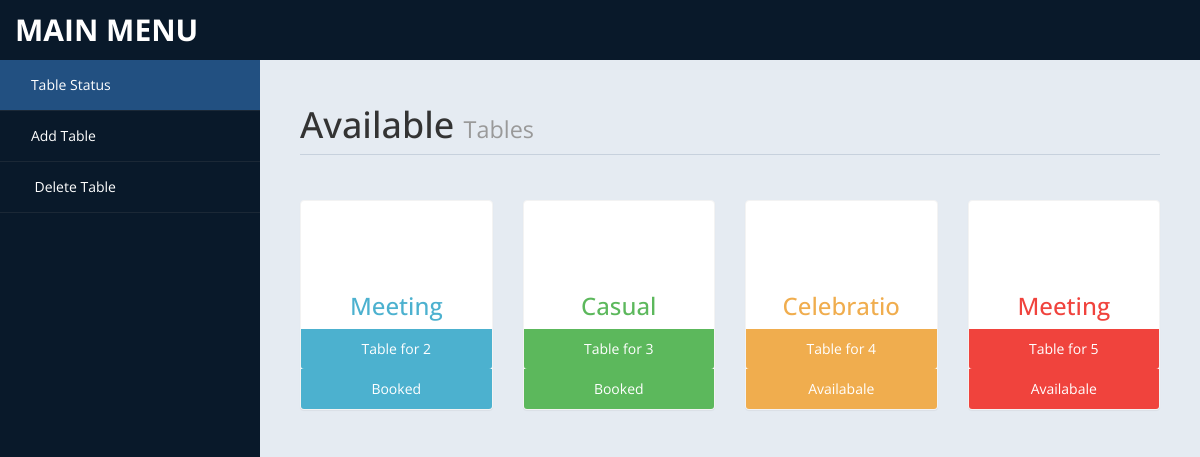
Screenshot of /admin/settings.php (signed in) with the database file from the repository.
### tables this page shows
CREATE TABLE IF NOT EXISTS `alltables` (
  `id` int(10) NOT NULL AUTO_INCREMENT,
  `type` varchar(50) DEFAULT NULL,
  `purpose` varchar(10) DEFAULT NULL,
  `status` varchar(10) DEFAULT NULL,
  `cid` int(10) DEFAULT NULL,
  PRIMARY KEY (`id`)
);

### admin/Controller/Controller.php (the view, shortened to what this page needs)
<?php
class Controller {
    function AvailableTables()
    {
        $querys = "SELECT * FROM alltables";
        $result = mysql_query($querys) or die(mysql_error());
        while ($row = mysql_fetch_array($result))
        {
            $id = $row["type"];
            if ($id == "Table for 2")
            {
                echo "<div class='col-md-3 col-sm-12 col-xs-12'>
                        <div class='panel panel-primary text-center no-boder bg-color-blue'>
                            <div class='panel-body'>
                                <i class='fa fa-users fa-5x'></i>
                                <h3>" . $row["purpose"] . "</h3>
                            </div>
                            <div class='panel-footer back-footer-blue'>
                                " . $row["type"] . "
                            </div>
                            <div class='panel-footer back-footer-blue'>
                                " . $row["status"] . "
                            </div>
                        </div>
                      </div>";
            }
            else if ($id == "Table for 3")
            {
                 echo "<div class='col-md-3 col-sm-12 col-xs-12'>
                        <div class='panel panel-primary text-center no-boder bg-color-green'>
                            <div class='panel-body'>
                                <i class='fa fa-users fa-5x'></i>
				<h3>" . $row["purpose"] . "</h3>
                            </div>
                            <div class='panel-footer back-footer-green'>
				" . $row["type"] . "
                            </div>
                            <div class='panel-footer back-footer-green'>
				" . $row["status"] . "
                            </div>
                        </div>
                      </div>";
            }
            else if ($id == "Table for 4")
            {
                echo "<div class='col-md-3 col-sm-12 col-xs-12'>
                        <div class='panel panel-primary text-center no-boder bg-color-brown'>
                            <div class='panel-body'>
				<i class='fa fa-users fa-5x'></i>
				<h3>" . $row["purpose"] . "</h3>
                            </div>
                            <div class='panel-footer back-footer-brown'>
                                " . $row["type"] . "
                            </div>
                            <div class='panel-footer back-footer-brown'>
                                " . $row["status"] . "
                            </div>
                        </div>
                     </div>";
            }
            else if ($id == "Table for 5")
            {
                echo "<div class='col-md-3 col-sm-12 col-xs-12'>
                        <div class='panel panel-primary text-center no-boder bg-color-red'>
                            <div class='panel-body'>
				<i class='fa fa-users fa-5x'></i>
				<h3>" . $row["purpose"] . "</h3>
                            </div>
                            <div class='panel-footer back-footer-red'>
                                " . $row["type"] . "
                            </div>
                            <div class='panel-footer back-footer-red'>
                                " . $row["status"] . "
                            </div>
                        </div>
                      </div>";
            }
        }
    }
}

### admin/settings.php (shortened to what this page needs)
<!DOCTYPE html>
<html xmlns="http://www.w3.org/1999/xhtml">
    <head>
        <link href="assets/css/bootstrap.css" rel="stylesheet" />
        <link href="assets/css/font-awesome.css" rel="stylesheet" />
        <link href="assets/css/custom-styles.css" rel="stylesheet" />
    </head>
    <body>
        <div id="wrapper">
            <nav class="navbar navbar-default top-navbar" role="navigation">
                <div class="navbar-header">
                    <a class="navbar-brand" href="home.php">MAIN MENU </a>
                </div>
                <ul class="nav navbar-top-links navbar-right">
                    <li class="dropdown">
                        <a class="dropdown-toggle" data-toggle="dropdown" href="#" aria-expanded="false">
                            <i class="fa fa-user fa-fw"></i> <i class="fa fa-caret-down"></i>
                        </a>
                    </li>
                </ul>
            </nav>
            <nav class="navbar-default navbar-side" role="navigation">
                <div class="sidebar-collapse">
                    <ul class="nav" id="main-menu">
                        <li>
                            <a class="active-menu" href="settings.php"><i class="fa fa-dashboard"></i>Table Status</a>
                        </li>
                        <li>
                            <a  href="addtable.php"><i class="fa fa-plus-circle"></i>Add Table</a>
                        </li>
                        <li>
                            <a   href="tabledel.php"><i class="fa fa-pencil-square-o"></i> Delete Table</a>
                        </li>
                </div>
            </nav>
            <div id="page-wrapper" >
                <div id="page-inner">
                    <div class="row">
                        <div class="col-md-12">
                            <h1 class="page-header">
                                Available <small> Tables</small>
                            </h1>
                        </div>
                    </div>
                    <div class="row">
                        <?php
                        require 'Controller/Controller.php';
                        $controller = new Controller();
                        $controller->AvailableTables();
                        ?>
                    </div>
                </div>
            </div>
    </body>
</html>

### admin/assets/css/custom-styles.css (style rules this page uses)
body { font-family: 'Open Sans', sans-serif; }
#wrapper { width: 100%; background:#09192A; }
#page-wrapper { padding: 15px 15px; min-height: 600px; background:#E5EBF2; }
#page-inner { width:100%; margin:10px 20px 10px 0px; background-color:transparent; padding:10px; min-height:1200px; }
.text-center { text-align:center; }
.no-boder { border:1px solid #f3f3f3; }
h1, .h1, h2, .h2, h3, .h3 { margin-top: 7px; margin-bottom: -5px; }
.page-header { padding-bottom: 9px; margin: 10px 0 45px; border-bottom: 1px solid #C7D1DD; }
.bg-color-green { background-color: #fff; color: #5cb85c; }
.bg-color-blue { background-color: #fff; color: #4CB1CF }
.bg-color-red { background-color: #fff; color:#F0433D; }
.bg-color-brown { background-color: #fff; color:#f0ad4e; }
.back-footer-green { background-color: #5cb85c; color:#fff; border-top: 0px solid #fff; }
.back-footer-red { background-color: #F0433D; color:#fff; border-top: 0px solid #fff; }
.back-footer-blue { background-color: #4CB1CF; color:#fff; border-top: 0px solid #fff; }
.back-footer-brown { background-color: #f0ad4e; color:#fff; border-top: 0px solid #fff; }
.top-navbar { margin:0px; }
.top-navbar .navbar-brand { color: #fff; width: 260px; text-align: left; height: 60px; font-size: 30px; font-weight: 700; text-transform: uppercase; line-height: 30px; }
.top-navbar .nav > li { position: relative; display: inline-block; }
.top-navbar .nav > li > a { position: relative; display: block; padding: 19px 15px; color: #77C0FD; }
.active-menu { background-color:#225081!important; }
.sidebar-collapse , .sidebar-collapse .nav { background:none; }
.sidebar-collapse .nav { padding:0; }
.sidebar-collapse .nav > li > a { color:#fff; background:transparent; text-shadow:none; }
.sidebar-collapse > .nav > li > a { padding:15px 10px; }
.sidebar-collapse > .nav > li { border-bottom: 1px solid rgba(107, 108, 109, 0.19); }
.navbar-side { border:none; background-color: transparent; }
.top-navbar { background:#09192A; border-bottom:none; }
.top-navbar .nav > li > a > i { margin-right: 2px; }
.navbar-default { border:0px solid black; }
.navbar-header { background: #09192A; }
.nav > li > a > i { margin-right:10px; }
@media (min-width:768px) { #page-wrapper { margin: 0 0 0 260px; padding: 15px 30px; min-height: 1200px; } }
@media (min-width:768px) { .navbar-side { z-index: 1; position: absolute; width: 260px; } }
@media (min-width:768px) { .navbar { border-radius: 0px; } }

### rows the page displays
alltables: purpose "Meeting", type "Table for 2", status "Booked"
alltables: purpose "Casual", type "Table for 3", status "Booked"
alltables: purpose "Celebratio", type "Table for 4", status "Availabale"
alltables: purpose "Meeting", type "Table for 5", status "Availabale"
